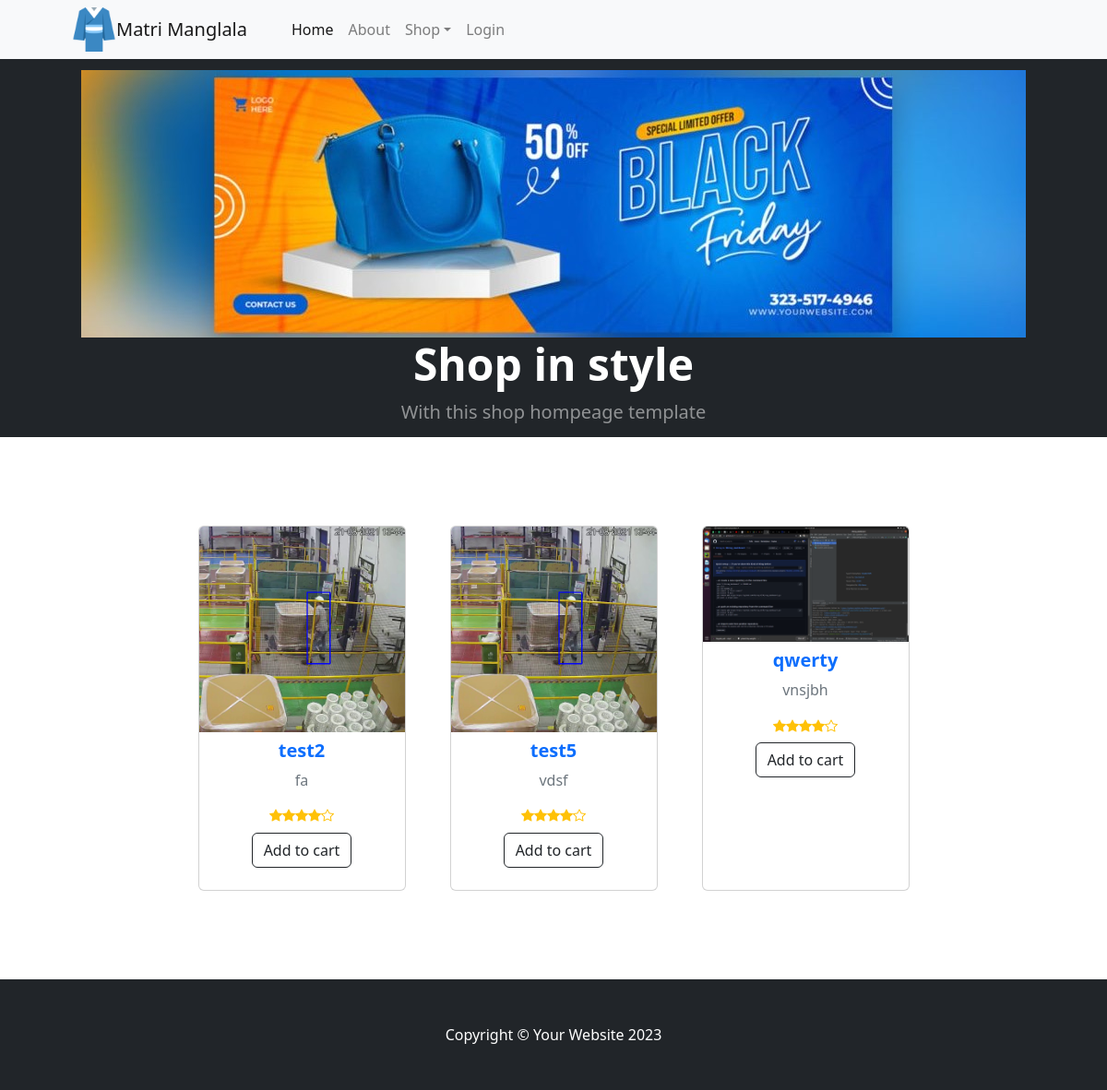
/v2/men/, run on an earlier commit of the app's database.
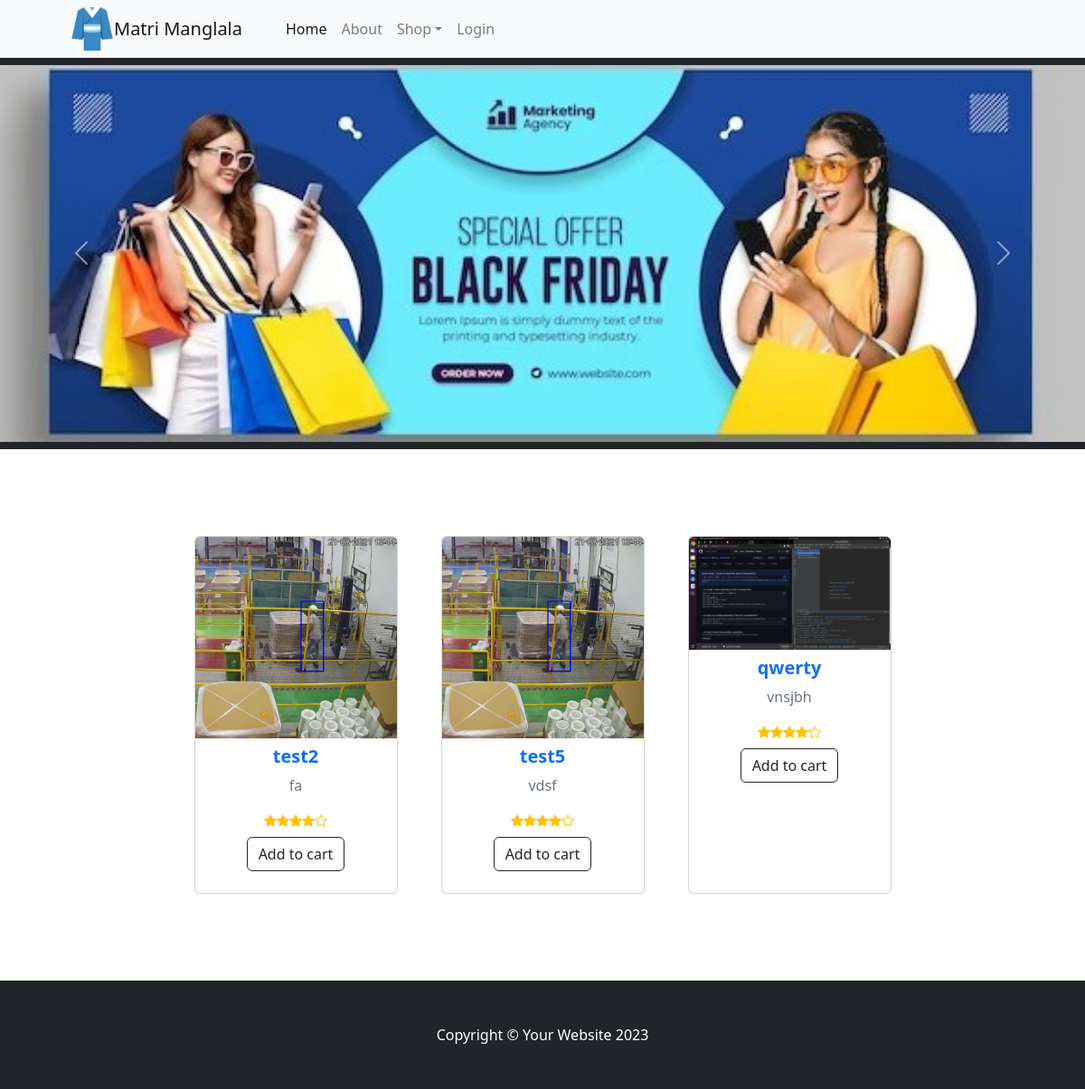
And on a later commit of the database.
### products/models.py (models this page shows, shortened)
class ProductImage(BaseModel):
    product = models.ForeignKey(Product, on_delete=models.CASCADE,
                                related_name='product_images')
    image = models.ImageField(upload_to='product')

class Product(BaseModel):
    product_name = models.CharField(max_length=100)
    slug = models.SlugField(unique=True, null=True, blank=True)
    category = models.ForeignKey(Category, on_delete=models.CASCADE,
                                 related_name='products')
    price = models.IntegerField()
    product_description = models.TextField()
    total_items = models.IntegerField(default=1)

### home/models.py (models this page shows, shortened)
class BannerImage(BaseModel):
    banner_name = models.CharField(max_length=100, null=True, blank=True)
    banner_image = models.ImageField(upload_to='banner')

### home/views.py (the view)
# urls.py: path('v2/<slug>/', category_index, name="category_index"),
def category_index(request, slug):
    user = request.user
    if not user.username:
        first_name = None
    else:
        first_name = user.first_name
    categories = Category.objects.all()
    names = []
    for cat in categories:
        name = cat.category_name
        names.append(name)
    category = Category.objects.get(category_name = slug)
    banner_images = BannerImage.objects.all()
    print('cate : ', category)
    products = Product.objects.filter(category = category)
    print('all prod : ', len(products))
    all_prods = get_custome_product_list(products)
    context = {'products': all_prods, 'category_name': names, 'banners': banner_images, 'first_name':first_name}
    return render(request, 'index.html', context=context)

### home/views.py (called while the page is built)
def get_custome_product_list(prods):
    all_prods = []
    for prod in prods:
        prod_image = ProductImage.objects.get(product = prod)
        items = {}
        items['product_name'] = prod.product_name
        items['product_description'] = prod.product_description
        items['price'] = prod.price
        items['slug'] = prod.slug
        items['total_items'] = prod.total_items
        items['image'] = prod_image.image
        price = prod.price
        extra_price = price *110 /100
        items['price'] = price
        items['extra_price'] = extra_price
        all_prods.append(items)
    return all_prods

### products/models.py (called while the page is built)
    def __str__(self) -> str:
        return self.category_name

### templates/index.html (shortened to what this page needs)
{% extends "base.html" %}
{% block content %}
        <header class="bg-dark py-2">
            {% if not banners %}
                <div class="container px-1 px-lg-1 my-1">
                    <div class="text-center text-white">
                        <img src="/media/banner/WhatsApp Image 2023-11-18 at 4.42.2411PM.jpeg" class="img-fluid" alt="Responsive image">
                        <h1 class="display-5 fw-bolder">Shop in style</h1>
                        <p class="lead fw-normal text-white-50 mb-0">With this shop hompeage template</p>
                    </div>
                </div>
            {% else %}
                <div id="carouselExampleIndicators" class="carousel slide" data-ride="carousel">
                    <div class="carousel-inner">
                        {% for banner in banners %}
                            {% if forloop.counter0  == 0 %}
                                <div class="carousel-item active">
                                    <img class="d-block w-100" src="/media/{{banner.banner_image}}" alt="First slide">
                                </div>
                            {% else %}
                                <div class="carousel-item">
                                    <img class="d-block w-100" src="/media/{{banner.banner_image}}">
                                </div>
                            {% endif %}
                        {% endfor %}
                    </div>
                    <a class="carousel-control-prev" href="#carouselExampleIndicators" role="button" data-slide="prev">
                    <span class="carousel-control-prev-icon" aria-hidden="true"></span>
                    </a>
                    <a class="carousel-control-next" href="#carouselExampleIndicators" role="button" data-slide="next">
                    <span class="carousel-control-next-icon" aria-hidden="true"></span>
                    </a>
                </div>
            {% endif %}
        </header>
        <section class="py-5">
            <div class="container px-4 px-lg-5 mt-5">
                <div class="row gx-4 gx-lg-5 row-cols-2 row-cols-md-3 row-cols-xl-4 justify-content-center">
                    {% for product in products %}
                    <div class="col mb-5">
                        <div class="card h-100">
                            <a href="{% url 'get_product' product.slug %}">
                            <img class="card-img-top" src="/media/{{product.image}}" alt="..." />
                            <div class="card-body p-2">
                                <div class="text-center">
                                        <h5 class="fw-bolder">{{product.product_name}}</h5>
                                    <p class="text-muted">
                                        {{product.product_description|slice:":25" }}
                                      </p>
                                    <div class="d-flex justify-content-center small text-warning">
                                        <div class="bi-star-fill"></div>
                                        <div class="bi-star-fill"></div>
                                        <div class="bi-star-fill"></div>
                                        <div class="bi-star-fill"></div>
                                        <div class="bi-star"></div>
                                    </div>
                                </div>
                            </div>
                            </a>
                            {% if product.total_items > 0 %}
                            <div class="card-footer p-4 pt-0 border-top-0 bg-transparent">
                                <div class="text-center"><a class="btn btn-outline-dark mt-auto" href="{% url 'add_to_cart' product.slug %}">Add to cart</a></div>
                            </div>
                            {% endif %}
                        </div>
                    </div>
                    {% endfor %}
                </div>
            </div>
        </section>
{% endblock %}

What changed in the data, as far as the page shows it:
added BannerImage: banner_image (picture)
Also different on the page:
text no longer shown: "Shop in style With this shop hompeage template"
